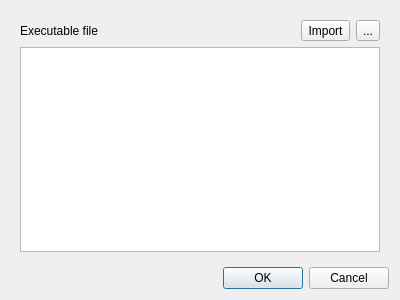
<?xml version="1.0" encoding="UTF-8"?>
<ui version="4.0">
 <class>DataStreamOpenOCD</class>
 <widget class="QDialog" name="DataStreamOpenOCD">
  <property name="geometry">
   <rect>
    <x>0</x>
    <y>0</y>
    <width>400</width>
    <height>300</height>
   </rect>
  </property>
  <property name="windowTitle">
   <string>ZMQ Subscriber</string>
  </property>
  <layout class="QVBoxLayout" name="verticalLayout">
   <item>
    <widget class="QWidget" name="boxOptions" native="true">
     <layout class="QGridLayout" name="gridLayout">
      <item row="0" column="0">
       <widget class="QLabel" name="labelExecutableLabel">
        <property name="text">
         <string>Executable file</string>
        </property>
       </widget>
      </item>
      <item row="0" column="2">
       <widget class="QToolButton" name="toolButtonImport">
        <property name="text">
         <string>Import</string>
        </property>
       </widget>
      </item>
      <item row="0" column="1">
       <widget class="QPathEdit" name="patheditExecutableFilePath"/>
      </item>
      <item row="0" column="3">
       <widget class="QToolButton" name="toolButtonSettings">
        <property name="text">
         <string>...</string>
        </property>
        <property name="icon">
         <iconset resource="../../src/resource.qrc">
          <normaloff>:/resources/svg/settings_cog.svg</normaloff>:/resources/svg/settings_cog.svg</iconset>
        </property>
       </widget>
      </item>
      <item row="1" column="0" colspan="4">
       <widget class="QTableView" name="tableViewVariables"/>
      </item>
     </layout>
    </widget>
   </item>
   <item>
    <widget class="QDialogButtonBox" name="buttonBox">
     <property name="orientation">
      <enum>Qt::Horizontal</enum>
     </property>
     <property name="standardButtons">
      <set>QDialogButtonBox::Cancel|QDialogButtonBox::Ok</set>
     </property>
    </widget>
   </item>
  </layout>
 </widget>
 <customwidgets>
  <customwidget>
   <class>QPathEdit</class>
   <extends>QWidget</extends>
   <header>qpathedit.h</header>
  </customwidget>
 </customwidgets>
 <resources>
  <include location="../../src/resource.qrc"/>
 </resources>
 <connections>
  <connection>
   <sender>buttonBox</sender>
   <signal>accepted()</signal>
   <receiver>DataStreamOpenOCD</receiver>
   <slot>accept()</slot>
   <hints>
    <hint type="sourcelabel">
     <x>248</x>
     <y>254</y>
    </hint>
    <hint type="destinationlabel">
     <x>157</x>
     <y>274</y>
    </hint>
   </hints>
  </connection>
  <connection>
   <sender>buttonBox</sender>
   <signal>rejected()</signal>
   <receiver>DataStreamOpenOCD</receiver>
   <slot>reject()</slot>
   <hints>
    <hint type="sourcelabel">
     <x>316</x>
     <y>260</y>
    </hint>
    <hint type="destinationlabel">
     <x>286</x>
     <y>274</y>
    </hint>
   </hints>
  </connection>
 </connections>
</ui>
